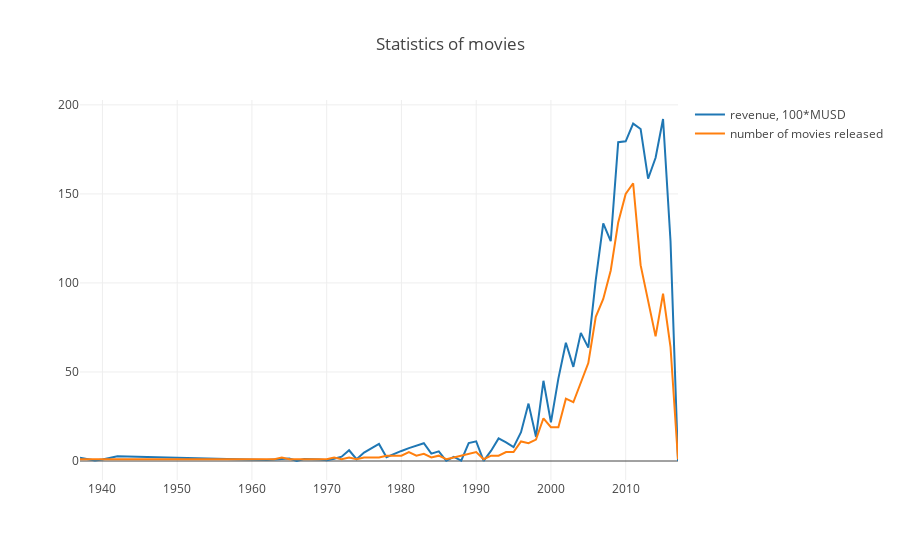

Notebook code cell kept with this figure:
### Code cell
# Сравнение сборов и количества вышедших фильмов
global_sales_years_df = df.groupby('release_year')[['revenue']].sum()
released_years_df = df.groupby('release_year')[['title']].count()
years_df = global_sales_years_df.join(released_years_df)
years_df.columns = ['revenue', 'number_of_movies']

trace0 = go.Scatter(
    x=years_df.index,
    y=years_df.revenue/100000000,
    name='revenue, 100*MUSD'
)

trace1 = go.Scatter(
    x=years_df.index,
    y=years_df.number_of_movies,
    name='number of movies released'
)

data = [trace0, trace1]
layout = {'title': 'Statistics of movies'}

fig = go.Figure(data=data, layout=layout)

iplot(fig, show_link=False)

### Figure 1 — Plotly figure (JSON) as saved in the notebook; plotly's stock layout.template omitted (floating-point values rounded to 4 significant figures)
{"data": [{"name": "revenue, 100*MUSD", "type": "scatter", "uid": "57b39ded-ffcb-4f77-8a56-f19e7653526e", "x": [1937, 1939, 1940, 1942, 1962, 1963, 1964, 1965, 1966, 1967, 1969, 1970, 1971, 1972, 1973, 1974, 1975, 1977, 1978, 1979, 1980, 1981, 1982, 1983, 1984, 1985, 1986, 1987, 1988, 1989, 1990, 1991, 1992, 1993, 1994, 1995, 1996, 1997, 1998, 1999, 2000, 2001, 2002, 2003, 2004, 2005, 2006, 2007, 2008, 2009, 2010, 2011, 2012, 2013, 2014, 2015, 2016, 2017], "y": [1.849, 0.3375, 0.8332, 2.674, 0.596, 0.789, 1.372, 1.412, 0.06, 1.116, 0.8197, 0.4, 1.312, 2.451, 6.031, 0.9757, 4.757, 9.608, 2.113, 4.047, 5.646, 7.225, 8.457, 9.998, 4.114, 5.447, 0.11, 2.293, 0.2084, 10.03, 11.04, 0.07435, 5.81, 12.69, 10.49, 7.809, 16.16, 32.23, 13.63, 45.06, 21.71, 46.38, 66.43, 52.85, 71.97, 63.67, 101.7, 133.4, 123.4, 179.0, 179.5, 189.5, 186.5, 158.5, 170.3, 192.1, 123.4, 0]}, {"name": "number of movies released", "type": "scatter", "uid": "1b8792f0-0970-4ee8-b130-9d913e3fbd4c", "x": [1937, 1939, 1940, 1942, 1962, 1963, 1964, 1965, 1966, 1967, 1969, 1970, 1971, 1972, 1973, 1974, 1975, 1977, 1978, 1979, 1980, 1981, 1982, 1983, 1984, 1985, 1986, 1987, 1988, 1989, 1990, 1991, 1992, 1993, 1994, 1995, 1996, 1997, 1998, 1999, 2000, 2001, 2002, 2003, 2004, 2005, 2006, 2007, 2008, 2009, 2010, 2011, 2012, 2013, 2014, 2015, 2016, 2017], "y": [1, 1, 1, 1, 1, 1, 2, 1, 1, 1, 1, 1, 2, 1, 2, 1, 2, 2, 3, 3, 3, 5, 3, 4, 2, 3, 1, 2, 3, 4, 5, 1, 3, 3, 5, 5, 11, 10, 12, 24, 19, 19, 35, 33, 44, 55, 81, 91, 107, 134, 150, 156, 110, 89, 70, 94, 64, 1]}], "layout": {"title": "Statistics of movies"}}
